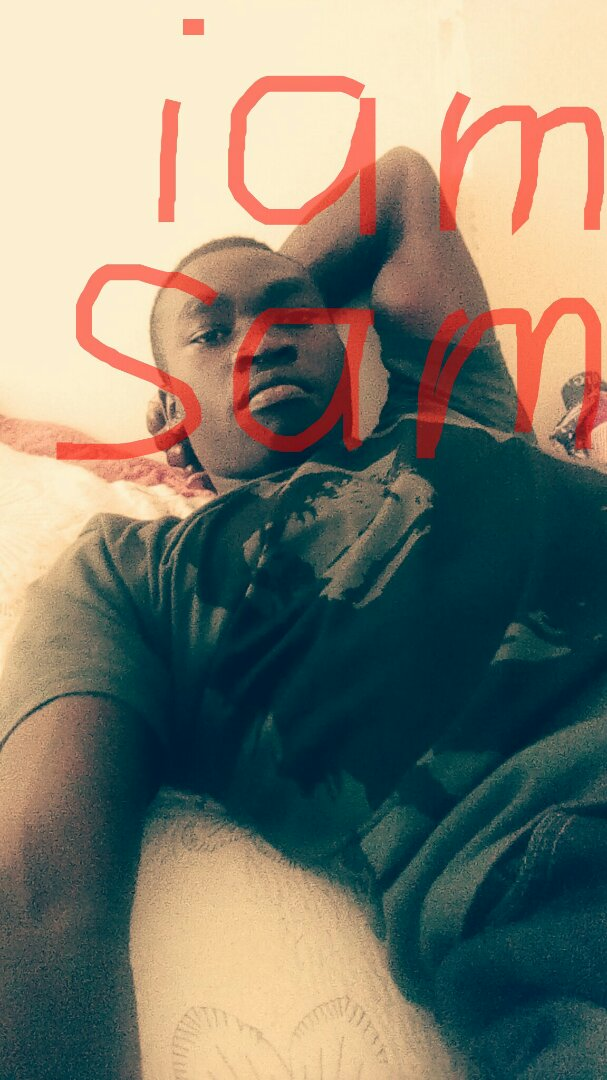
#> input picture admin/static/img/me.jpg, 607 x 1080 px
$ python utils.py
#> lines starting #> are read from the running program, lines starting #| are printed output that depends on the picture
import cv2

image_path = 'me.jpg'

def crop_image(image_path, x,y,w,h):
#> called with image_path = 'me.jpg', x = 0, y = 0, w = 500, h = 500
    img = cv2.imread(image_path)
#> img is the input picture: shape (1080, 607, 3); mean B, G, R 112.4, 126.4, 128.7
    print(img.shape)
#| (1080, 607, 3)
    crop_img = img[y:y+h, x:x+w]
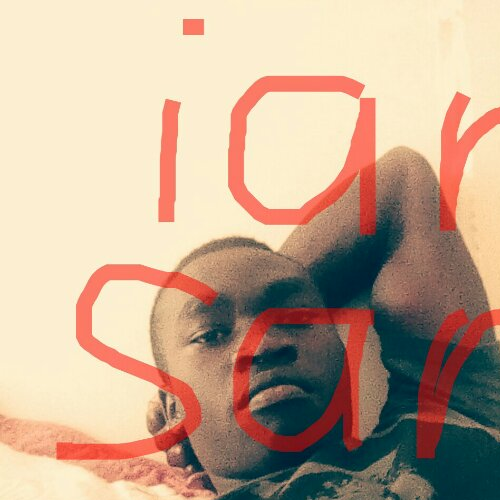
#> crop_img: shape (500, 500, 3); mean B, G, R 146.4, 168.6, 194.8
    cv2.imwrite('crop.png', crop_img)

crop_image(image_path, 0, 0, 500, 500)
